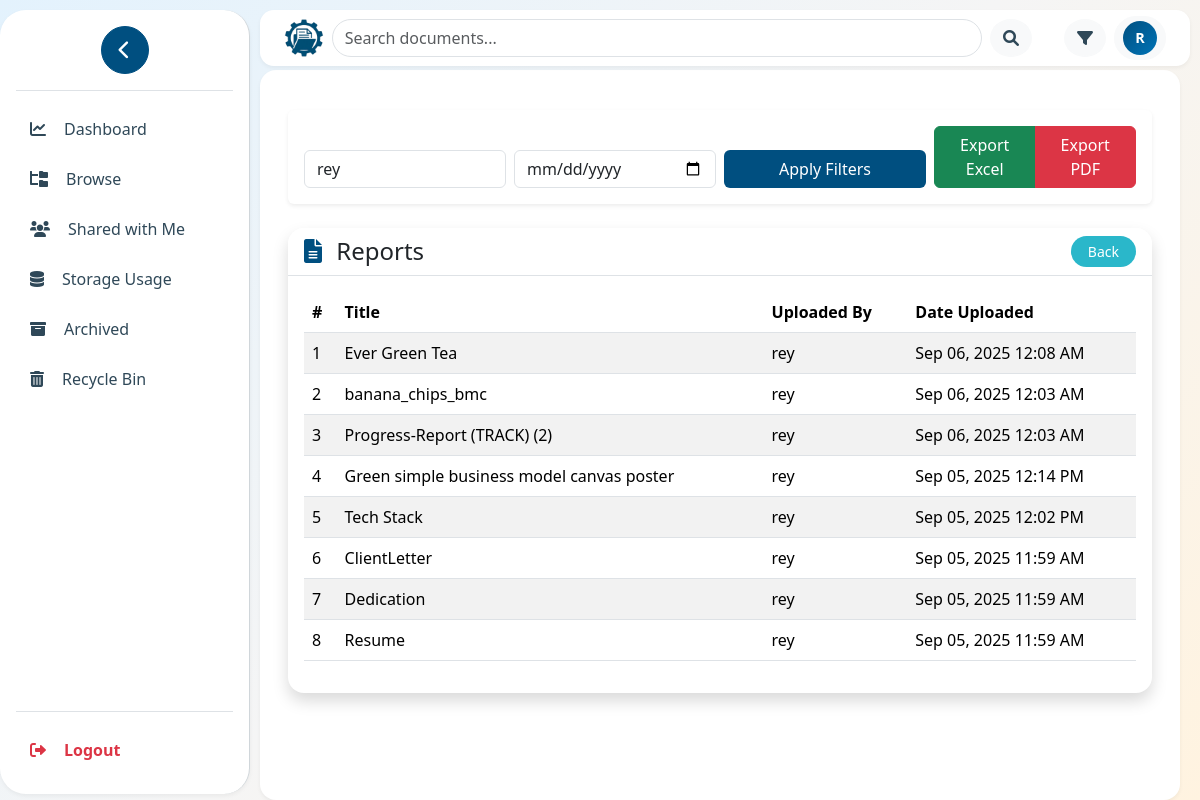
Page /all_reports.php?user=rey (signed in) on the earlier database version.
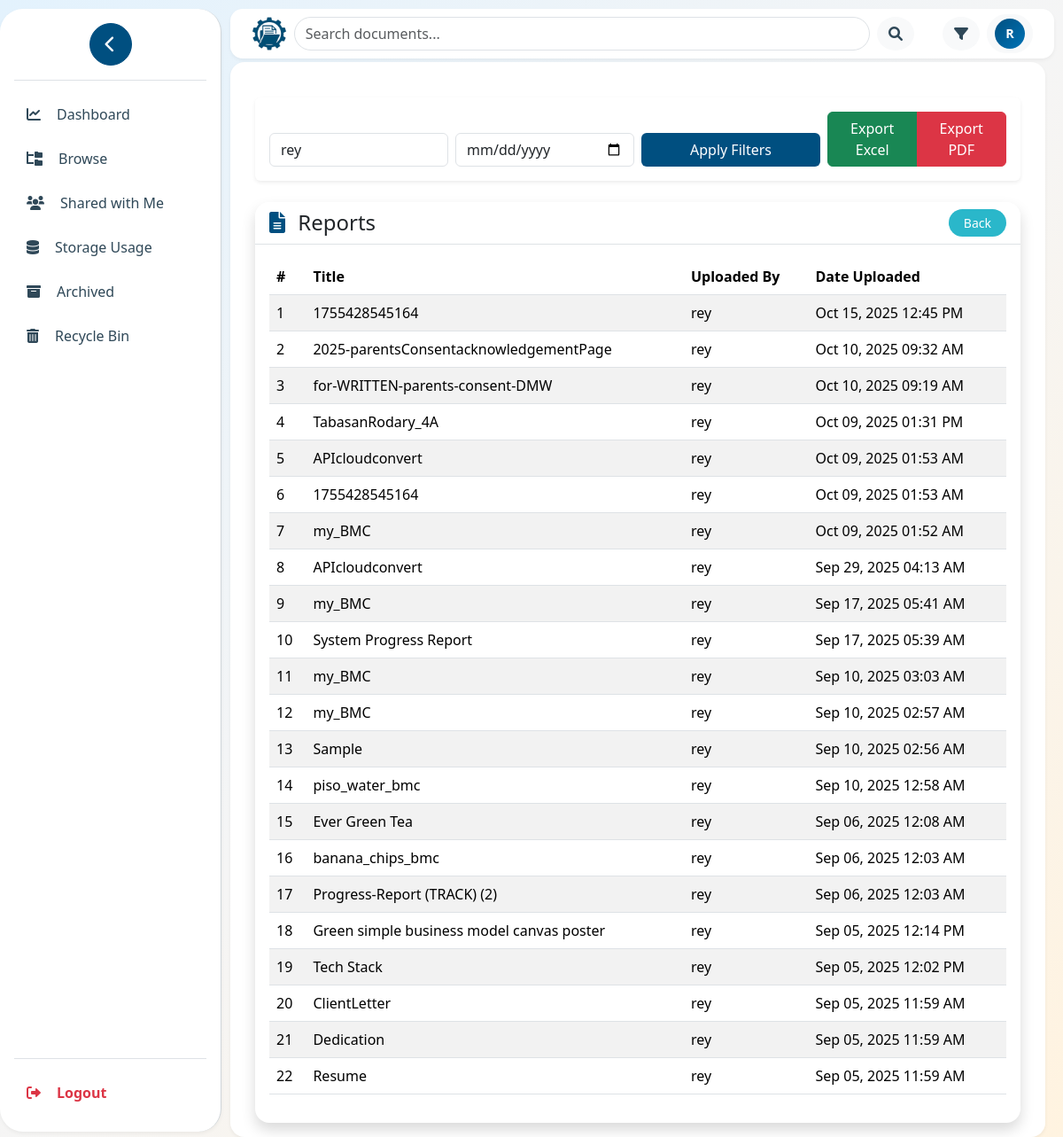
Same page on the later database version.
### tables this page shows
CREATE TABLE `reports` (
  `id` int(11) NOT NULL,
  `title` varchar(255) NOT NULL,
  `file_path` varchar(255) NOT NULL,
  `uploaded_by` varchar(100) NOT NULL,
  `created_at` timestamp NOT NULL DEFAULT current_timestamp()
);

CREATE TABLE `users` (
  `id` int(11) NOT NULL,
  `username` varchar(100) NOT NULL,
  `email` varchar(100) NOT NULL,
  `password` varchar(200) NOT NULL,
  `full_name` varchar(100) DEFAULT NULL,
  `role` enum('user','admin','superadmin') DEFAULT 'user',
  `created_at` datetime DEFAULT current_timestamp(),
  `updated_at` datetime DEFAULT current_timestamp() ON UPDATE current_timestamp(),
  `is_logged_in` tinyint(1) DEFAULT 0,
  `status` enum('pending','active','disabled') DEFAULT 'pending'
);

### all_reports.php (the view, shortened to what this page needs)
<?php
require_once 'config/database.php';
$userFilter = $_GET['user'] ?? '';
$dateFilter = $_GET['date'] ?? '';
$query = "
    SELECT r.id, r.title, r.created_at, u.username AS uploaded_by
    FROM reports r
    JOIN users u ON r.uploaded_by = u.id
    WHERE 1=1
";
$params = [];
if (!empty($userFilter)) {
    $query .= " AND u.username LIKE :user";
    $params[':user'] = "%$userFilter%";
}
$query .= " ORDER BY r.created_at DESC";
$stmt = $db->prepare($query);
$stmt->execute($params);
$reports = $stmt->fetchAll(PDO::FETCH_ASSOC);
?>
<?php include 'includes/header.php'; ?>
<div class="container mt-4">
  <div class="card mb-4 shadow-sm border-0">
    <div class="card-body">
      <form method="GET" class="row g-2 align-items-end">
        <div class="col-md-3">
          <input type="text" name="user" class="form-control" placeholder="Filter by username..." value="<?= htmlspecialchars($userFilter) ?>">
        </div>
        <div class="col-md-3">
          <input type="date" name="date" class="form-control" value="<?= htmlspecialchars($dateFilter) ?>">
        </div>
        <div class="col-md-3">
          <button type="submit" class="btn w-100" style="background-color: #004F80; color: white;">Apply Filters</button>
        </div>
        <div class="col-md-3 text-end">
          <?php if (count($reports) > 0): ?>
            <div class="btn-group w-100">
              <a href="?<?= http_build_query(array_merge($_GET, ['export' => 'excel'])) ?>" class="btn btn-success w-50">Export Excel</a>
              <a href="?<?= http_build_query(array_merge($_GET, ['export' => 'pdf'])) ?>" class="btn btn-danger w-50">Export PDF</a>
            </div>
          <?php endif; ?>
        </div>
      </form>
    </div>
  </div>
  <div class="card shadow rounded-4 border-0">
    <div class="card-header d-flex justify-content-between align-items-center bg-white border-bottom rounded-top-4">
      <h4 class="mb-0">
        <i class="fas fa-file-alt me-2" style="color:#004F80;"></i> Reports
      </h4>
      <a href="dashboard.php" class="btn btn-sm rounded-pill px-3" style="background-color: #2AB7CA; color: white; font-weight: 500;">Back</a>
    </div>
    <div class="card-body">
      <?php if (count($reports) > 0): ?>
        <div class="table-responsive">
          <table class="table table-striped align-middle">
            <thead>
              <tr>
                <th>#</th>
                <th>Title</th>
                <th>Uploaded By</th>
                <th>Date Uploaded</th>
              </tr>
            </thead>
            <tbody>
              <?php foreach ($reports as $index => $report): ?>
                <tr>
                  <td><?= $index + 1 ?></td>
                  <td><?= htmlspecialchars($report['title']) ?></td>
                  <td><?= htmlspecialchars($report['uploaded_by']) ?></td>
                  <td><?= date("M d, Y h:i A", strtotime($report['created_at'])) ?></td>
                </tr>
              <?php endforeach; ?>
            </tbody>
          </table>
        </div>
      <?php else: ?>
        <p class="text-muted">No reports found matching your filters.</p>
      <?php endif; ?>
    </div>
  </div>
</div>

Differences in the rows shown:
added reports: title "1755428545164", users.username "rey", created_at "Oct 15, 2025 12:45 PM"
added reports: title "2025-parentsConsentacknowledgementPage", users.username "rey", created_at "Oct 10, 2025 09:32 AM"
added reports: title "for-WRITTEN-parents-consent-DMW", users.username "rey", created_at "Oct 10, 2025 09:19 AM"
added reports: title "TabasanRodary_4A", users.username "rey", created_at "Oct 09, 2025 01:31 PM"
added reports: title "APIcloudconvert", users.username "rey", created_at "Oct 09, 2025 01:53 AM"
added reports: title "1755428545164", users.username "rey", created_at "Oct 09, 2025 01:53 AM"
added reports: title "my_BMC", users.username "rey", created_at "Oct 09, 2025 01:52 AM"
added reports: title "APIcloudconvert", users.username "rey", created_at "Sep 29, 2025 04:13 AM"
added reports: title "my_BMC", users.username "rey", created_at "Sep 17, 2025 05:41 AM"
added reports: title "System Progress Report", users.username "rey", created_at "Sep 17, 2025 05:39 AM"
added reports: title "my_BMC", users.username "rey", created_at "Sep 10, 2025 03:03 AM"
added reports: title "my_BMC", users.username "rey", created_at "Sep 10, 2025 02:57 AM"
added reports: title "Sample", users.username "rey", created_at "Sep 10, 2025 02:56 AM"
added reports: title "piso_water_bmc", users.username "rey", created_at "Sep 10, 2025 12:58 AM"
